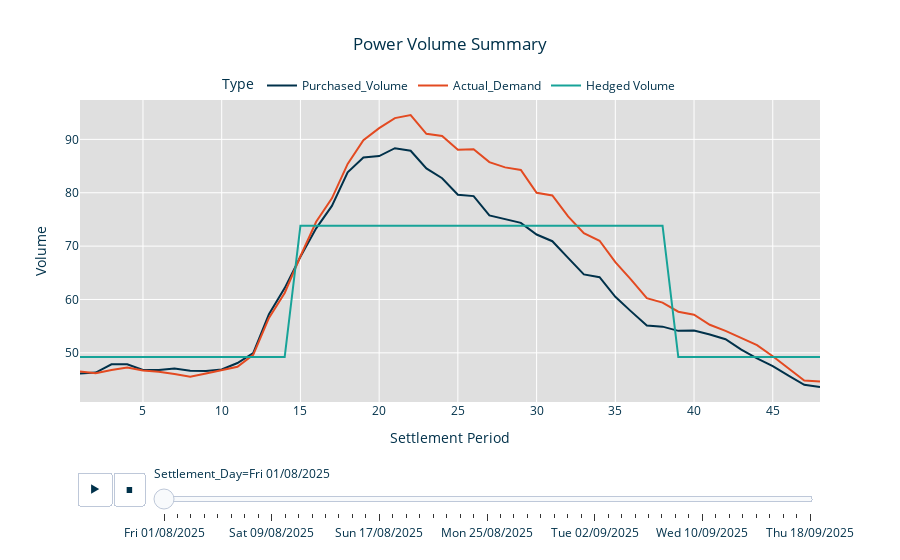

Here is the notebook cell this chart was saved with:
### Code cell
# Set custom colours (must match order in data)
colour_map = {
    "Purchased_Volume": "#00314a",   # navy
    "Actual_Demand": "#e34a21",      # orange
    "Hedged Volume": "#17a398"       # turquoise
}

# Create the figure
power_vol_fig = px.line(
    power_vol_unpivot,
    x="Settlement_Period",
    y="Volume",
    color="Type",
    animation_frame="Settlement_Day",
    color_discrete_map=colour_map,
    title="Power Volume Summary"
)

# Update layout (everything in one call)
power_vol_fig.update_layout(
    title={"x": 0.5, "font": {"color": "#00314a"}},
    plot_bgcolor="#dfdfdf",
    paper_bgcolor="white",
    font={"color": "#00314a"},
    legend={"orientation": "h","yanchor": "bottom","y": 1.0,"xanchor": "center","x": 0.5},
    xaxis={"title": "Settlement Period","gridcolor": "white"},
    yaxis={"title": "Volume","gridcolor": "white"}
)

power_vol_fig.show()

### Figure 1 — Plotly figure (JSON) as saved in the notebook; plotly's stock layout.template omitted (floating-point values rounded to 4 significant figures)
{"data": [{"hovertemplate": "Type=Purchased_Volume<br>Settlement_Day=Fri 01/08/2025<br>Settlement_Period=%{x}<br>Volume=%{y}<extra></extra>", "legendgroup": "Purchased_Volume", "line": {"color": "#00314a", "dash": "solid"}, "marker": {"symbol": "circle"}, "mode": "lines", "name": "Purchased_Volume", "orientation": "v", "showlegend": true, "type": "scatter", "x": [1, 2, 3, 4, 5, 6, 7, 8, 9, 10, 11, 12, 13, 14, 15, 16, 17, 18, 19, 20, 21, 22, 23, 24, 25, 26, 27, 28, 29, 30, 31, 32, 33, 34, 35, 36, 37, 38, 39, 40, 41, 42, 43, 44, 45, 46, 47, 48], "xaxis": "x", "y": [46.12, 46.3, 47.86, 47.86, 46.79, 46.79, 47.06, 46.66, 46.61, 46.88, 48.09, 49.97, 57.25, 62.13, 68.01, 73.33, 77.53, 83.84, 86.61, 86.88, 88.35, 87.86, 84.55, 82.72, 79.64, 79.37, 75.75, 75.08, 74.36, 72.17, 70.92, 67.79, 64.7, 64.17, 60.5, 57.77, 55.14, 54.91, 54.12, 54.17, 53.45, 52.56, 50.59, 48.98, 47.51, 45.72, 44.02, 43.62], "yaxis": "y"}, {"hovertemplate": "Type=Actual_Demand<br>Settlement_Day=Fri 01/08/2025<br>Settlement_Period=%{x}<br>Volume=%{y}<extra></extra>", "legendgroup": "Actual_Demand", "line": {"color": "#e34a21", "dash": "solid"}, "marker": {"symbol": "circle"}, "mode": "lines", "name": "Actual_Demand", "orientation": "v", "showlegend": true, "type": "scatter", "x": [1, 2, 3, 4, 5, 6, 7, 8, 9, 10, 11, 12, 13, 14, 15, 16, 17, 18, 19, 20, 21, 22, 23, 24, 25, 26, 27, 28, 29, 30, 31, 32, 33, 34, 35, 36, 37, 38, 39, 40, 41, 42, 43, 44, 45, 46, 47, 48], "xaxis": "x", "y": [46.52, 46.16, 46.77, 47.24, 46.7, 46.44, 46.03, 45.54, 46.14, 46.72, 47.39, 49.63, 56.55, 61.22, 68.1, 74.56, 78.95, 85.41, 89.83, 92.11, 93.99, 94.55, 91.05, 90.65, 88.06, 88.14, 85.74, 84.75, 84.28, 80.0, 79.5, 75.57, 72.43, 71.0, 66.99, 63.73, 60.24, 59.41, 57.71, 57.15, 55.26, 54.12, 52.74, 51.45, 49.36, 47.18, 44.83, 44.62], "yaxis": "y"}, {"hovertemplate": "Type=Hedged Volume<br>Settlement_Day=Fri 01/08/2025<br>Settlement_Period=%{x}<br>Volume=%{y}<extra></extra>", "legendgroup": "Hedged Volume", "line": {"color": "#17a398", "dash": "solid"}, "marker": {"symbol": "circle"}, "mode": "lines", "name": "Hedged Volume", "orientation": "v", "showlegend": true, "type": "scatter", "x": [1, 2, 3, 4, 5, 6, 7, 8, 9, 10, 11, 12, 13, 14, 15, 16, 17, 18, 19, 20, 21, 22, 23, 24, 25, 26, 27, 28, 29, 30, 31, 32, 33, 34, 35, 36, 37, 38, 39, 40, 41, 42, 43, 44, 45, 46, 47, 48], "xaxis": "x", "y": [49.21, 49.21, 49.21, 49.21, 49.21, 49.21, 49.21, 49.21, 49.21, 49.21, 49.21, 49.21, 49.21, 49.21, 73.83, 73.83, 73.83, 73.83, 73.83, 73.83, 73.83, 73.83, 73.83, 73.83, 73.83, 73.83, 73.83, 73.83, 73.83, 73.83, 73.83, 73.83, 73.83, 73.83, 73.83, 73.83, 73.83, 73.83, 49.21, 49.21, 49.21, 49.21, 49.21, 49.21, 49.21, 49.21, 49.21, 49.21], "yaxis": "y"}], "layout": {"autosize": true, "font": {"color": "#00314a"}, "legend": {"orientation": "h", "title": {"text": "Type"}, "tracegroupgap": 0, "x": 0.5, "xanchor": "center", "y": 1, "yanchor": "bottom"}, "paper_bgcolor": "white", "plot_bgcolor": "#dfdfdf", "sliders": [{"active": 0, "currentvalue": {"prefix": "Settlement_Day="}, "len": 0.9, "pad": {"b": 10, "t": 60}, "steps": [{"args": [["Fri 01/08/2025"], {"frame": {"duration": 0, "redraw": false}, "fromcurrent": true, "mode": "immediate", "transition": {"duration": 0, "easing": "linear"}}], "label": "Fri 01/08/2025", "method": "animate"}, {"args": [["Sat 02/08/2025"], {"frame": {"duration": 0, "redraw": false}, "fromcurrent": true, "mode": "immediate", "transition": {"duration": 0, "easing": "linear"}}], "label": "Sat 02/08/2025", "method": "animate"}, {"args": [["Sun 03/08/2025"], {"frame": {"duration": 0, "redraw": false}, "fromcurrent": true, "mode": "immediate", "transition": {"duration": 0, "easing": "linear"}}], "label": "Sun 03/08/2025", "method": "animate"}, {"args": [["Mon 04/08/2025"], {"frame": {"duration": 0, "redraw": false}, "fromcurrent": true, "mode": "immediate", "transition": {"duration": 0, "easing": "linear"}}], "label": "Mon 04/08/2025", "method": "animate"}, {"args": [["Tue 05/08/2025"], {"frame": {"duration": 0, "redraw": false}, "fromcurrent": true, "mode": "immediate", "transition": {"duration": 0, "easing": "linear"}}], "label": "Tue 05/08/2025", "method": "animate"}, {"args": [["Wed 06/08/2025"], {"frame": {"duration": 0, "redraw": false}, "fromcurrent": true, "mode": "immediate", "transition": {"duration": 0, "easing": "linear"}}], "label": "Wed 06/08/2025", "method": "animate"}, {"args": [["Thu 07/08/2025"], {"frame": {"duration": 0, "redraw": false}, "fromcurrent": true, "mode": "immediate", "transition": {"duration": 0, "easing": "linear"}}], "label": "Thu 07/08/2025", "method": "animate"}, {"args": [["Fri 08/08/2025"], {"frame": {"duration": 0, "redraw": false}, "fromcurrent": true, "mode": "immediate", "transition": {"duration": 0, "easing": "linear"}}], "label": "Fri 08/08/2025", "method": "animate"}, {"args": [["Sat 09/08/2025"], {"frame": {"duration": 0, "redraw": false}, "fromcurrent": true, "mode": "immediate", "transition": {"duration": 0, "easing": "linear"}}], "label": "Sat 09/08/2025", "method": "animate"}, {"args": [["Sun 10/08/2025"], {"frame": {"duration": 0, "redraw": false}, "fromcurrent": true, "mode": "immediate", "transition": {"duration": 0, "easing": "linear"}}], "label": "Sun 10/08/2025", "method": "animate"}, {"args": [["Mon 11/08/2025"], {"frame": {"duration": 0, "redraw": false}, "fromcurrent": true, "mode": "immediate", "transition": {"duration": 0, "easing": "linear"}}], "label": "Mon 11/08/2025", "method": "animate"}, {"args": [["Tue 12/08/2025"], {"frame": {"duration": 0, "redraw": false}, "fromcurrent": true, "mode": "immediate", "transition": {"duration": 0, "easing": "linear"}}], "label": "Tue 12/08/2025", "method": "animate"}, {"args": [["Wed 13/08/2025"], {"frame": {"duration": 0, "redraw": false}, "fromcurrent": true, "mode": "immediate", "transition": {"duration": 0, "easing": "linear"}}], "label": "Wed 13/08/2025", "method": "animate"}, {"args": [["Thu 14/08/2025"], {"frame": {"duration": 0, "redraw": false}, "fromcurrent": true, "mode": "immediate", "transition": {"duration": 0, "easing": "linear"}}], "label": "Thu 14/08/2025", "method": "animate"}, {"args": [["Fri 15/08/2025"], {"frame": {"duration": 0, "redraw": false}, "fromcurrent": true, "mode": "immediate", "transition": {"duration": 0, "easing": "linear"}}], "label": "Fri 15/08/2025", "method": "animate"}, {"args": [["Sat 16/08/2025"], {"frame": {"duration": 0, "redraw": false}, "fromcurrent": true, "mode": "immediate", "transition": {"duration": 0, "easing": "linear"}}], "label": "Sat 16/08/2025", "method": "animate"}, {"args": [["Sun 17/08/2025"], {"frame": {"duration": 0, "redraw": false}, "fromcurrent": true, "mode": "immediate", "transition": {"duration": 0, "easing": "linear"}}], "label": "Sun 17/08/2025", "method": "animate"}, {"args": [["Mon 18/08/2025"], {"frame": {"duration": 0, "redraw": false}, "fromcurrent": true, "mode": "immediate", "transition": {"duration": 0, "easing": "linear"}}], "label": "Mon 18/08/2025", "method": "animate"}, {"args": [["Tue 19/08/2025"], {"frame": {"duration": 0, "redraw": false}, "fromcurrent": true, "mode": "immediate", "transition": {"duration": 0, "easing": "linear"}}], "label": "Tue 19/08/2025", "method": "animate"}, {"args": [["Wed 20/08/2025"], {"frame": {"duration": 0, "redraw": false}, "fromcurrent": true, "mode": "immediate", "transition": {"duration": 0, "easing": "linear"}}], "label": "Wed 20/08/2025", "method": "animate"}, {"args": [["Thu 21/08/2025"], {"frame": {"duration": 0, "redraw": false}, "fromcurrent": true, "mode": "immediate", "transition": {"duration": 0, "easing": "linear"}}], "label": "Thu 21/08/2025", "method": "animate"}, {"args": [["Fri 22/08/2025"], {"frame": {"duration": 0, "redraw": false}, "fromcurrent": true, "mode": "immediate", "transition": {"duration": 0, "easing": "linear"}}], "label": "Fri 22/08/2025", "method": "animate"}, {"args": [["Sat 23/08/2025"], {"frame": {"duration": 0, "redraw": false}, "fromcurrent": true, "mode": "immediate", "transition": {"duration": 0, "easing": "linear"}}], "label": "Sat 23/08/2025", "method": "animate"}, {"args": [["Sun 24/08/2025"], {"frame": {"duration": 0, "redraw": false}, "fromcurrent": true, "mode": "immediate", "transition": {"duration": 0, "easing": "linear"}}], "label": "Sun 24/08/2025", "method": "animate"}, {"args": [["Mon 25/08/2025"], {"frame": {"duration": 0, "redraw": false}, "fromcurrent": true, "mode": "immediate", "transition": {"duration": 0, "easing": "linear"}}], "label": "Mon 25/08/2025", "method": "animate"}, {"args": [["Tue 26/08/2025"], {"frame": {"duration": 0, "redraw": false}, "fromcurrent": true, "mode": "immediate", "transition": {"duration": 0, "easing": "linear"}}], "label": "Tue 26/08/2025", "method": "animate"}, {"args": [["Wed 27/08/2025"], {"frame": {"duration": 0, "redraw": false}, "fromcurrent": true, "mode": "immediate", "transition": {"duration": 0, "easing": "linear"}}], "label": "Wed 27/08/2025", "method": "animate"}, {"args": [["Thu 28/08/2025"], {"frame": {"duration": 0, "redraw": false}, "fromcurrent": true, "mode": "immediate", "transition": {"duration": 0, "easing": "linear"}}], "label": "Thu 28/08/2025", "method": "animate"}, {"args": [["Fri 29/08/2025"], {"frame": {"duration": 0, "redraw": false}, "fromcurrent": true, "mode": "immediate", "transition": {"duration": 0, "easing": "linear"}}], "label": "Fri 29/08/2025", "method": "animate"}, {"args": [["Sat 30/08/2025"], {"frame": {"duration": 0, "redraw": false}, "fromcurrent": true, "mode": "immediate", "transition": {"duration": 0, "easing": "linear"}}], "label": "Sat 30/08/2025", "method": "animate"}, {"args": [["Sun 31/08/2025"], {"frame": {"duration": 0, "redraw": false}, "fromcurrent": true, "mode": "immediate", "transition": {"duration": 0, "easing": "linear"}}], "label": "Sun 31/08/2025", "method": "animate"}, {"args": [["Mon 01/09/2025"], {"frame": {"duration": 0, "redraw": false}, "fromcurrent": true, "mode": "immediate", "transition": {"duration": 0, "easing": "linear"}}], "label": "Mon 01/09/2025", "method": "animate"}, {"args": [["Tue 02/09/2025"], {"frame": {"duration": 0, "redraw": false}, "fromcurrent": true, "mode": "immediate", "transition": {"duration": 0, "easing": "linear"}}], "label": "Tue 02/09/2025", "method": "animate"}, {"args": [["Wed 03/09/2025"], {"frame": {"duration": 0, "redraw": false}, "fromcurrent": true, "mode": "immediate", "transition": {"duration": 0, "easing": "linear"}}], "label": "Wed 03/09/2025", "method": "animate"}, {"args": [["Thu 04/09/2025"], {"frame": {"duration": 0, "redraw": false}, "fromcurrent": true, "mode": "immediate", "transition": {"duration": 0, "easing": "linear"}}], "label": "Thu 04/09/2025", "method": "animate"}, {"args": [["Fri 05/09/2025"], {"frame": {"duration": 0, "redraw": false}, "fromcurrent": true, "mode": "immediate", "transition": {"duration": 0, "easing": "linear"}}], "label": "Fri 05/09/2025", "method": "animate"}, {"args": [["Sat 06/09/2025"], {"frame": {"duration": 0, "redraw": false}, "fromcurrent": true, "mode": "immediate", "transition": {"duration": 0, "easing": "linear"}}], "label": "Sat 06/09/2025", "method": "animate"}, {"args": [["Sun 07/09/2025"], {"frame": {"duration": 0, "redraw": false}, "fromcurrent": true, "mode": "immediate", "transition": {"duration": 0, "easing": "linear"}}], "label": "Sun 07/09/2025", "method": "animate"}, {"args": [["Mon 08/09/2025"], {"frame": {"duration": 0, "redraw": false}, "fromcurrent": true, "mode": "immediate", "transition": {"duration": 0, "easing": "linear"}}], "label": "Mon 08/09/2025", "method": "animate"}, {"args": [["Tue 09/09/2025"], {"frame": {"duration": 0, "redraw": false}, "fromcurrent": true, "mode": "immediate", "transition": {"duration": 0, "easing": "linear"}}], "label": "Tue 09/09/2025", "method": "animate"}, {"args": [["Wed 10/09/2025"], {"frame": {"duration": 0, "redraw": false}, "fromcurrent": true, "mode": "immediate", "transition": {"duration": 0, "easing": "linear"}}], "label": "Wed 10/09/2025", "method": "animate"}, {"args": [["Thu 11/09/2025"], {"frame": {"duration": 0, "redraw": false}, "fromcurrent": true, "mode": "immediate", "transition": {"duration": 0, "easing": "linear"}}], "label": "Thu 11/09/2025", "method": "animate"}, {"args": [["Fri 12/09/2025"], {"frame": {"duration": 0, "redraw": false}, "fromcurrent": true, "mode": "immediate", "transition": {"duration": 0, "easing": "linear"}}], "label": "Fri 12/09/2025", "method": "animate"}, {"args": [["Sat 13/09/2025"], {"frame": {"duration": 0, "redraw": false}, "fromcurrent": true, "mode": "immediate", "transition": {"duration": 0, "easing": "linear"}}], "label": "Sat 13/09/2025", "method": "animate"}, {"args": [["Sun 14/09/2025"], {"frame": {"duration": 0, "redraw": false}, "fromcurrent": true, "mode": "immediate", "transition": {"duration": 0, "easing": "linear"}}], "label": "Sun 14/09/2025", "method": "animate"}, {"args": [["Mon 15/09/2025"], {"frame": {"duration": 0, "redraw": false}, "fromcurrent": true, "mode": "immediate", "transition": {"duration": 0, "easing": "linear"}}], "label": "Mon 15/09/2025", "method": "animate"}, {"args": [["Tue 16/09/2025"], {"frame": {"duration": 0, "redraw": false}, "fromcurrent": true, "mode": "immediate", "transition": {"duration": 0, "easing": "linear"}}], "label": "Tue 16/09/2025", "method": "animate"}, {"args": [["Wed 17/09/2025"], {"frame": {"duration": 0, "redraw": false}, "fromcurrent": true, "mode": "immediate", "transition": {"duration": 0, "easing": "linear"}}], "label": "Wed 17/09/2025", "method": "animate"}, {"args": [["Thu 18/09/2025"], {"frame": {"duration": 0, "redraw": false}, "fromcurrent": true, "mode": "immediate", "transition": {"duration": 0, "easing": "linear"}}], "label": "Thu 18/09/2025", "method": "animate"}], "x": 0.1, "xanchor": "left", "y": 0, "yanchor": "top"}], "title": {"font": {"color": "#00314a"}, "text": "Power Volume Summary", "x": 0.5}, "updatemenus": [{"buttons": [{"args": [null, {"frame": {"duration": 500, "redraw": false}, "fromcurrent": true, "mode": "immediate", "transition": {"duration": 500, "easing": "linear"}}], "label": "&#9654;", "method": "animate"}, {"args": [[null], {"frame": {"duration": 0, "redraw": false}, "fromcurrent": true, "mode": "immediate", "transition": {"duration": 0, "easing": "linear"}}], "label": "&#9724;", "method": "animate"}], "direction": "left", "pad": {"r": 10, "t": 70}, "showactive": false, "type": "buttons", "x": 0.1, "xanchor": "right", "y": 0, "yanchor": "top"}], "xaxis": {"anchor": "y", "autorange": true, "domain": [0, 1], "gridcolor": "white", "range": [1, 48], "title": {"text": "Settlement Period"}, "type": "linear"}, "yaxis": {"anchor": "x", "autorange": true, "domain": [0, 1], "gridcolor": "white", "range": [40.79, 97.38], "title": {"text": "Volume"}, "type": "linear"}}}
